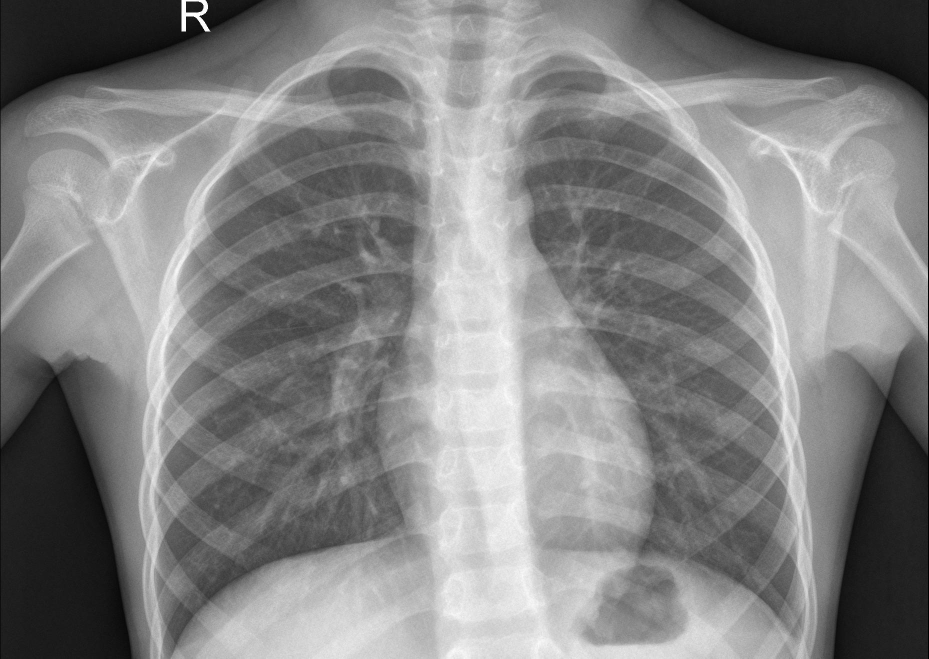
#> input picture images/n.jpeg, 1857 x 1317 px, found by its file name (shown at 1/2 size)
$ python watershed.py   (older library calls are emulated)
#> lines starting #> are read from the running program, lines starting #| are printed output that depends on the picture; after the words box and inside, x2 and y2 are one past the last pixel; in counts of white or black regions, pixels touching at a corner belong together
from skimage.feature import peak_local_max
from skimage.segmentation import watershed
from scipy import ndimage
import numpy as np
#import argparse
import imutils
import cv2
from matplotlib import pyplot as plt

# construct the argument parse and parse the arguments
#ap = argparse.ArgumentParser()
#ap.add_argument("-i", "--image", required=True,
#	help="path to input image")
#args = vars(ap.parse_args())


# load the image and perform pyramid mean shift filtering
image = cv2.imread("/ProgramSrc/Python/images/n.jpeg")
#> image is the input picture: shape (1317, 1857, 3); min 0, max 255, mean 131
shifted = cv2.pyrMeanShiftFiltering(image, 21, 51)
#cv2.imshow("Input", image)
# convert the mean shift image to grayscale, then apply
# Otsu's thresholding
gray = cv2.cvtColor(shifted, cv2.COLOR_BGR2GRAY)
thresh = cv2.threshold(gray, 0, 255, cv2.THRESH_BINARY + cv2.THRESH_OTSU)[1]
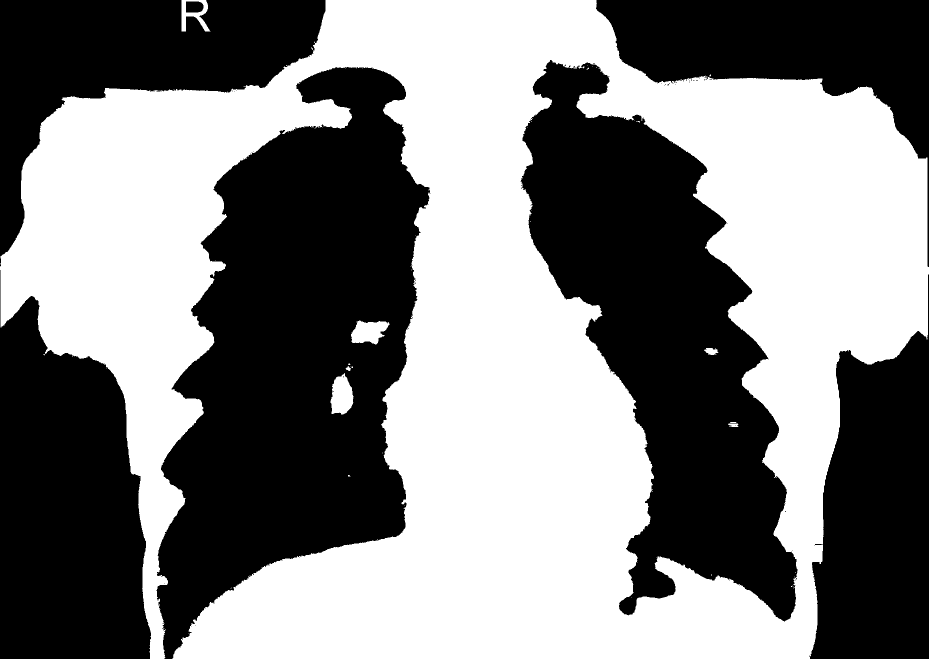
#> thresh: shape (1317, 1857) (shown at 1/2 size); 50.3% white; 64 black regions (56 under 20 px), largest, box (x1, y1, x2, y2) and area: (313, 134, 861, 1317) 379028, (1042, 120, 1595, 1243) 297432, (0, 540, 302, 1317) 171596
#cv2.imshow("Thresh", thresh)


# compute the exact Euclidean distance from every binary
# pixel to the nearest zero pixel, then find peaks in this
# distance map
D = ndimage.distance_transform_edt(thresh)
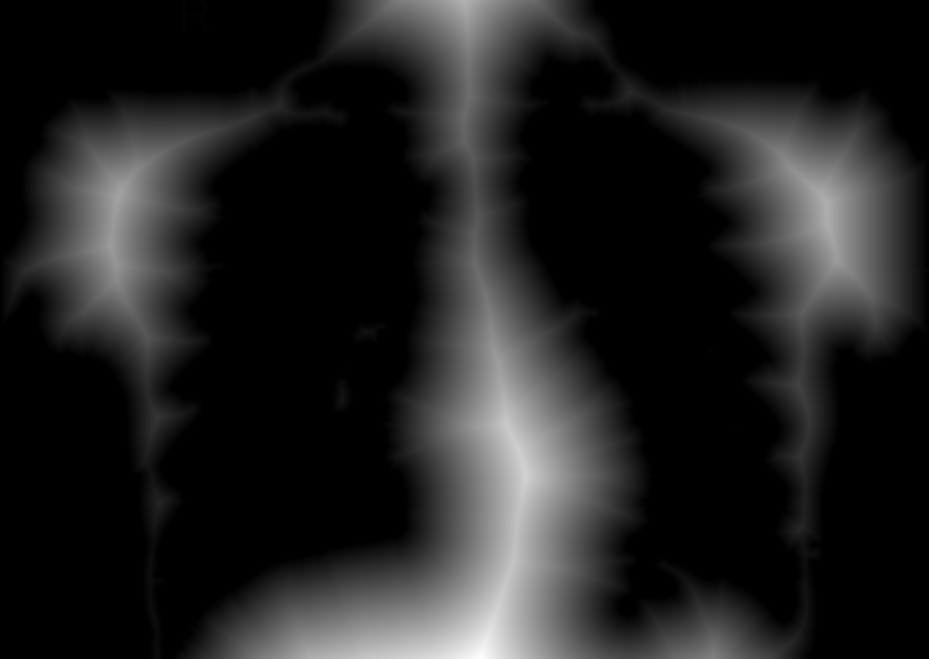
#> D: shape (1317, 1857) float64 (shown at 1/2 size); min 0, max 295.1, mean 38.8; drawn with min black and max white
localMax = peak_local_max(D, indices=False, min_distance=20, labels=thresh)
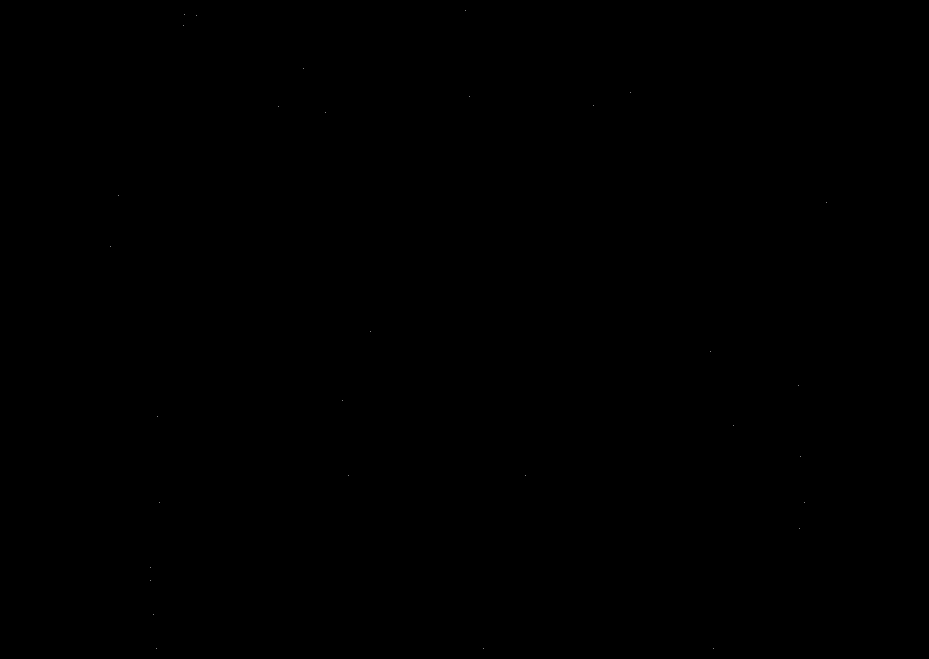
#> localMax: shape (1317, 1857) bool (shown at 1/2 size); 0% white in thin lines or dots, all inside (x1, y1, x2, y2) = (220, 20, 1653, 1297)
# perform a connected component analysis on the local peaks,
# using 8-connectivity, then appy the Watershed algorithm
markers = ndimage.label(localMax, structure=np.ones((3, 3)))[0]
#> markers: shape (1317, 1857) int32; 32 distinct labels, from 0 to 31
labels = watershed(-D, markers, mask=thresh)
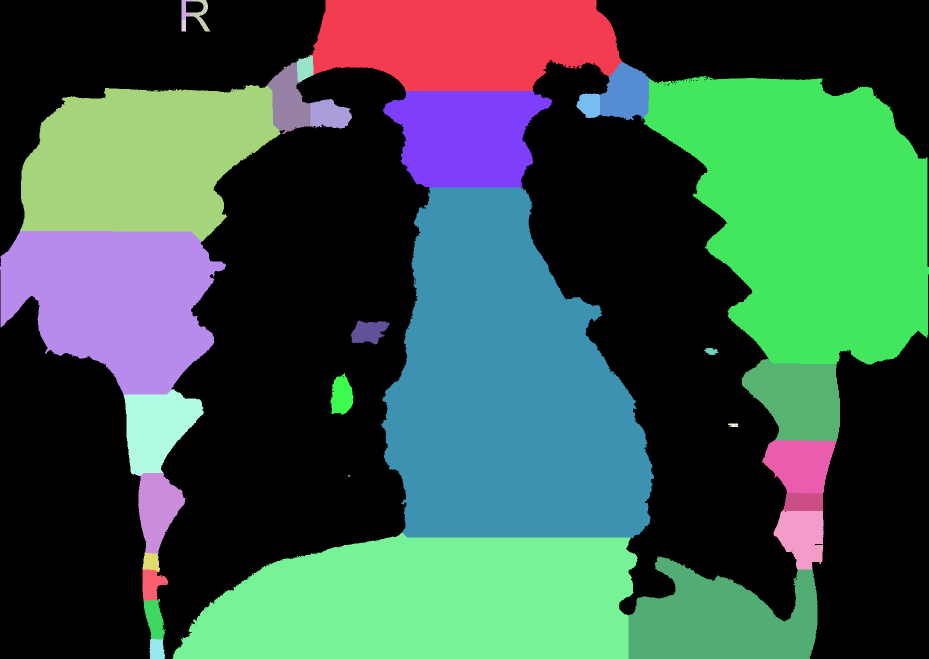
#> labels: shape (1317, 1857) int32 (shown at 1/2 size); 32 distinct labels, from 0 to 31; one colour per label, 0 black
print("[INFO] {} unique segments found".format(len(np.unique(labels)) - 1))
#| [INFO] 31 unique segments found

# loop over the unique labels returned by the Watershed
# algorithm
for label in np.unique(labels):
	# if the label is zero, we are examining the 'background'
	# so simply ignore it
	if label == 0:
		continue
	# otherwise, allocate memory for the label region and draw
	# it on the mask
	mask = np.zeros(gray.shape, dtype="uint8")
	mask[labels == label] = 255
	# detect contours in the mask and grab the largest one
	cnts = cv2.findContours(mask.copy(), cv2.RETR_EXTERNAL,cv2.CHAIN_APPROX_SIMPLE)
	cnts = imutils.grab_contours(cnts)
	c = max(cnts, key=cv2.contourArea)
	# draw a circle enclosing the object
	((x, y), r) = cv2.minEnclosingCircle(c)
	cv2.circle(image, (int(x), int(y)), int(r), (0, 255, 0), 2)
	cv2.putText(image, "#{}".format(label), (int(x) - 10, int(y)),
		cv2.FONT_HERSHEY_SIMPLEX, 0.6, (0, 0, 255), 2)
#> this loop made 32 passes
#> (x, y, r) on passes 2, 3, 4, 6, 7, 8, 9, 10, 11, 12, 13, 14: (933, 116, 310.1), (373.5, 19.5, 22.15), (402.5, 31, 35.6), (609, 136.5, 29.09), (1248.4, 187, 64.13), (936.2, 240.5, 171.6), (1179.6, 209.4, 27.6), (578.5, 195, 73.45), (658.8, 229.5, 44.52), (292, 321, 288.3), (1576, 416, 379.3), (223.6, 583, 233.7)
#> (c, x, y, r) on passes 5, 23: ([[363, 40], [363, 62], [371, 62], [371, 40]], 367, 51, 11.7), ([[696, 950], [696, 952], [700, 952], [698, 950]], 698, 951, 2.24)
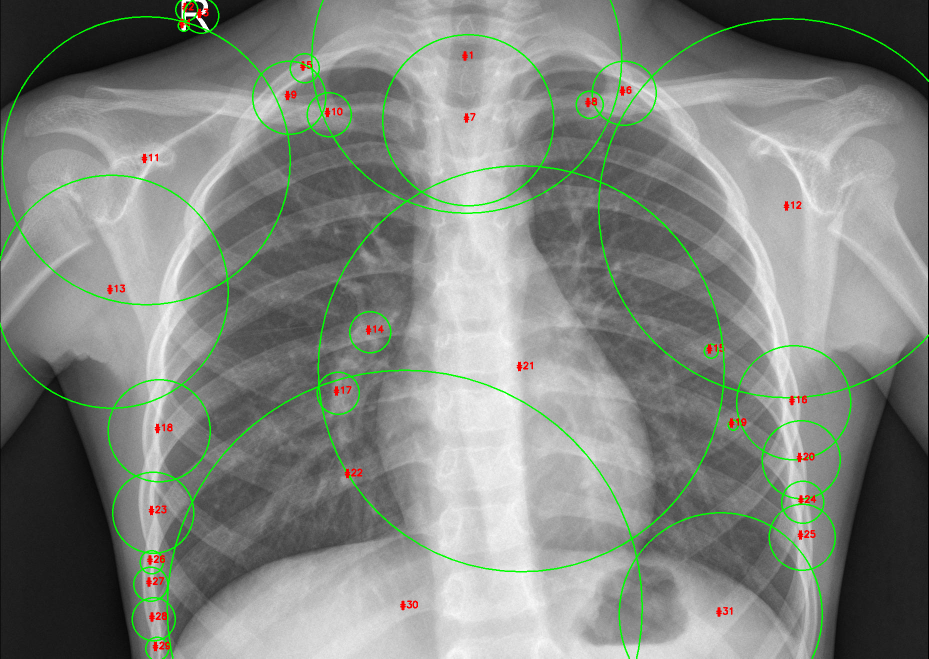
#> image: shape (1317, 1857, 3) (shown at 1/2 size); 2.57% of pixels changed, all inside (x1, y1, x2, y2) = (0, 0, 1857, 1317)
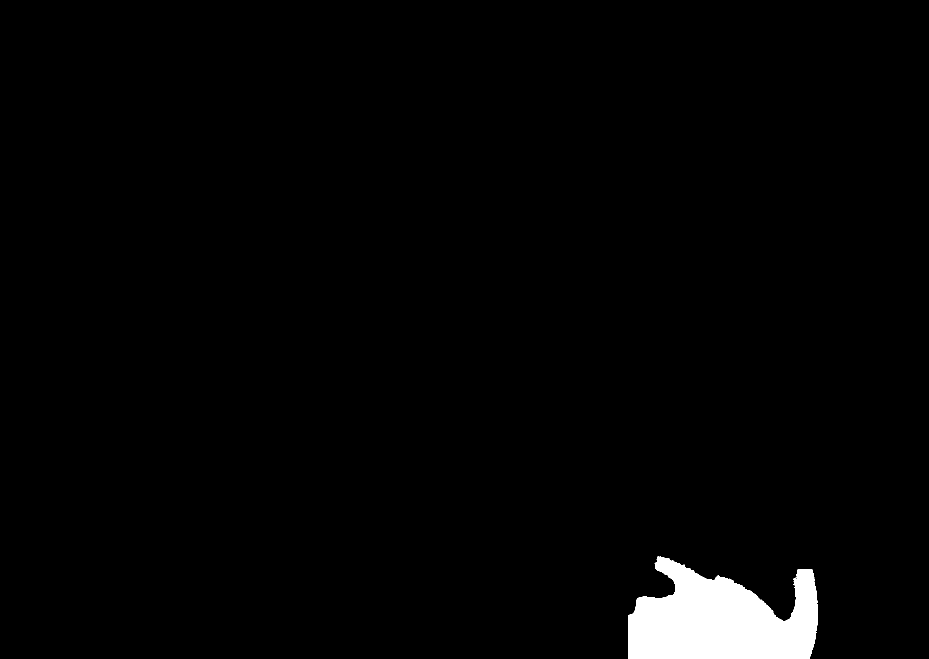
#> mask: shape (1317, 1857) (shown at 1/2 size); 2.2% white; 1 white region, box (x1, y1, x2, y2) and area: (1257, 1113, 1635, 1317) 52993
# show the output image
#cv2.imshow("Output", image)
#cv2.waitKey(0)

plt.subplot(1,2,1), plt.imshow(thresh,'gray'), plt.title('Masque')
plt.xticks([]), plt.yticks([])

plt.subplot(1,2,2), plt.imshow(image,'gray'), plt.title('Zone d\'interet')
plt.xticks([]), plt.yticks([])

plt.show()
#> figure, not shown here; B, G, R data is drawn as R, G, B

$ run again, with images/person1_bacteria_1.jpeg copied over images/n.jpeg
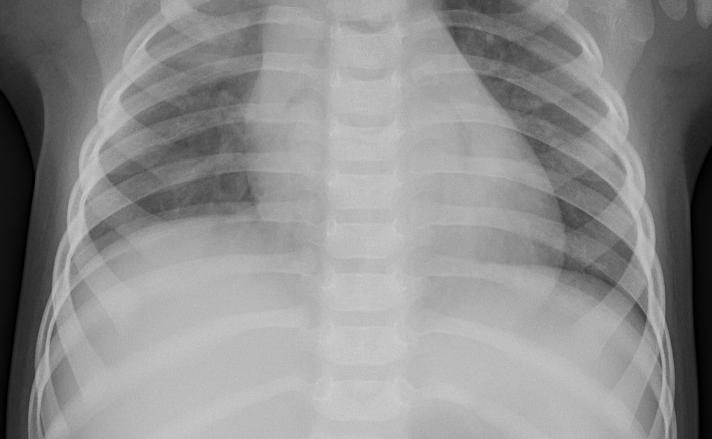
#> input picture images/person1_bacteria_1.jpeg, 712 x 439 px, found by its file name
#> image is the input picture: shape (439, 712, 3); min 0, max 206, mean 142.4
#> thresh: shape (439, 712); 69.8% white; 19 black regions (13 under 20 px), largest, box (x1, y1, x2, y2) and area: (0, 0, 109, 439) 29178, (622, 0, 712, 439) 26442, (434, 0, 634, 300) 20850, (89, 22, 260, 244) 17977, (633, 303, 640, 311) 32, (242, 0, 245, 19) 26
#> localMax: shape (439, 712) bool; 0% white in thin lines or dots, all inside (x1, y1, x2, y2) = (93, 20, 644, 419)
#> markers: shape (439, 712) int32; 10 distinct labels, from 0 to 9
#> `labels = watershed(-D, markers, mask=thresh)`:
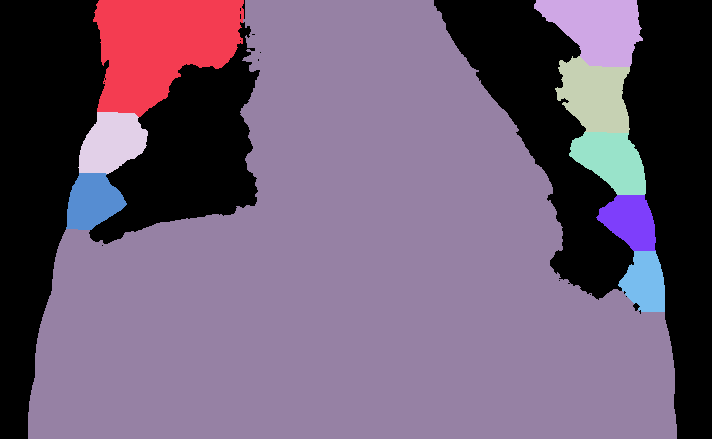
#> labels: shape (439, 712) int32; 10 distinct labels, from 0 to 9; one colour per label, 0 black
#| [INFO] 9 unique segments found
#> the loop `for label in np.unique(labels): # if the label is zero, we are examini..` made 10 passes
#> (x, y, r) on passes 2 to 9: (170, 55.5, 91.7), (586, 28.16, 57.39), (594, 96, 49.52), (109, 144.8, 40.47), (608.5, 166.5, 45.11), (91.53, 204.8, 34.51), (629.1, 226.6, 34.89), (649, 281, 33.54)
#> after the loop `for label in np.unique(labels):`:
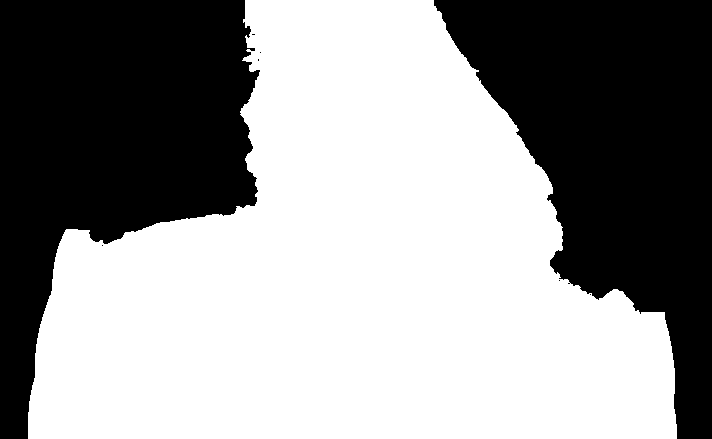
#> mask: shape (439, 712); 58.7% white; 8 black regions (6 under 20 px), largest, box (x1, y1, x2, y2) and area: (0, 0, 260, 439) 65112, (434, 0, 712, 439) 64065
